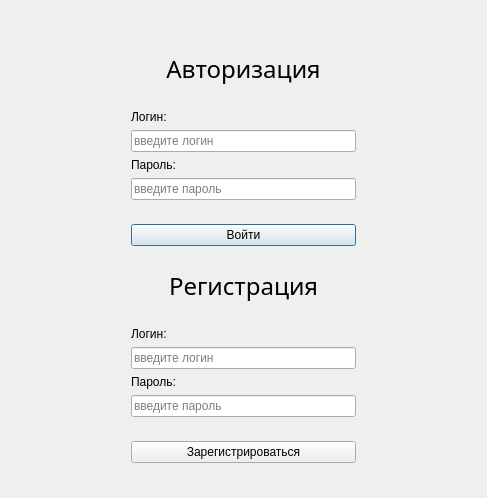
<?xml version="1.0" encoding="UTF-8"?>
<ui version="4.0">
 <class>AuthRegDialog</class>
 <widget class="QDialog" name="AuthRegDialog">
  <property name="geometry">
   <rect>
    <x>0</x>
    <y>0</y>
    <width>487</width>
    <height>498</height>
   </rect>
  </property>
  <property name="windowTitle">
   <string>Dialog</string>
  </property>
  <layout class="QVBoxLayout" name="verticalLayout_3">
   <item>
    <layout class="QVBoxLayout" name="verticalLayout_2">
     <property name="leftMargin">
      <number>120</number>
     </property>
     <property name="topMargin">
      <number>24</number>
     </property>
     <property name="rightMargin">
      <number>120</number>
     </property>
     <property name="bottomMargin">
      <number>24</number>
     </property>
     <item>
      <layout class="QVBoxLayout" name="verticalLayoutA">
       <item>
        <spacer name="verticalSpacer_3">
         <property name="orientation">
          <enum>Qt::Vertical</enum>
         </property>
         <property name="sizeHint" stdset="0">
          <size>
           <width>20</width>
           <height>40</height>
          </size>
         </property>
        </spacer>
       </item>
       <item>
        <widget class="QLabel" name="label">
         <property name="maximumSize">
          <size>
           <width>999</width>
           <height>32</height>
          </size>
         </property>
         <property name="font">
          <font>
           <family>JetBrains Mono</family>
           <pointsize>18</pointsize>
          </font>
         </property>
         <property name="text">
          <string>Авторизация</string>
         </property>
         <property name="alignment">
          <set>Qt::AlignCenter</set>
         </property>
        </widget>
       </item>
       <item>
        <spacer name="verticalSpacer">
         <property name="orientation">
          <enum>Qt::Vertical</enum>
         </property>
         <property name="sizeHint" stdset="0">
          <size>
           <width>20</width>
           <height>40</height>
          </size>
         </property>
        </spacer>
       </item>
       <item>
        <widget class="QLabel" name="label_2">
         <property name="maximumSize">
          <size>
           <width>16777215</width>
           <height>24</height>
          </size>
         </property>
         <property name="text">
          <string>Логин:</string>
         </property>
        </widget>
       </item>
       <item>
        <widget class="QLineEdit" name="lineEdit">
         <property name="placeholderText">
          <string>введите логин</string>
         </property>
        </widget>
       </item>
       <item>
        <widget class="QLabel" name="label_3">
         <property name="maximumSize">
          <size>
           <width>16777215</width>
           <height>24</height>
          </size>
         </property>
         <property name="text">
          <string>Пароль:</string>
         </property>
        </widget>
       </item>
       <item>
        <widget class="QLineEdit" name="lineEdit_2">
         <property name="placeholderText">
          <string>введите пароль</string>
         </property>
        </widget>
       </item>
       <item>
        <spacer name="verticalSpacer_2">
         <property name="orientation">
          <enum>Qt::Vertical</enum>
         </property>
         <property name="sizeHint" stdset="0">
          <size>
           <width>20</width>
           <height>40</height>
          </size>
         </property>
        </spacer>
       </item>
       <item>
        <widget class="QPushButton" name="pushButton_3">
         <property name="text">
          <string>Войти</string>
         </property>
        </widget>
       </item>
      </layout>
     </item>
     <item>
      <layout class="QVBoxLayout" name="verticalLayoutR">
       <item>
        <spacer name="verticalSpacer_7">
         <property name="orientation">
          <enum>Qt::Vertical</enum>
         </property>
         <property name="sizeHint" stdset="0">
          <size>
           <width>20</width>
           <height>40</height>
          </size>
         </property>
        </spacer>
       </item>
       <item>
        <widget class="QLabel" name="regHeading">
         <property name="maximumSize">
          <size>
           <width>999</width>
           <height>32</height>
          </size>
         </property>
         <property name="font">
          <font>
           <family>JetBrains Mono</family>
           <pointsize>18</pointsize>
          </font>
         </property>
         <property name="text">
          <string>Регистрация</string>
         </property>
         <property name="alignment">
          <set>Qt::AlignCenter</set>
         </property>
        </widget>
       </item>
       <item>
        <spacer name="verticalSpacer_8">
         <property name="orientation">
          <enum>Qt::Vertical</enum>
         </property>
         <property name="sizeHint" stdset="0">
          <size>
           <width>20</width>
           <height>40</height>
          </size>
         </property>
        </spacer>
       </item>
       <item>
        <widget class="QLabel" name="regLabel1">
         <property name="maximumSize">
          <size>
           <width>16777215</width>
           <height>24</height>
          </size>
         </property>
         <property name="text">
          <string>Логин:</string>
         </property>
        </widget>
       </item>
       <item>
        <widget class="QLineEdit" name="regLogin">
         <property name="placeholderText">
          <string>введите логин</string>
         </property>
        </widget>
       </item>
       <item>
        <widget class="QLabel" name="regLabel2">
         <property name="maximumSize">
          <size>
           <width>16777215</width>
           <height>24</height>
          </size>
         </property>
         <property name="text">
          <string>Пароль:</string>
         </property>
        </widget>
       </item>
       <item>
        <widget class="QLineEdit" name="regPass1">
         <property name="placeholderText">
          <string>введите пароль</string>
         </property>
        </widget>
       </item>
       <item>
        <spacer name="verticalSpacer_9">
         <property name="orientation">
          <enum>Qt::Vertical</enum>
         </property>
         <property name="sizeHint" stdset="0">
          <size>
           <width>20</width>
           <height>40</height>
          </size>
         </property>
        </spacer>
       </item>
       <item>
        <widget class="QPushButton" name="regBtn">
         <property name="text">
          <string>Зарегистрироваться</string>
         </property>
        </widget>
       </item>
      </layout>
     </item>
    </layout>
   </item>
  </layout>
 </widget>
 <resources/>
 <connections/>
</ui>
